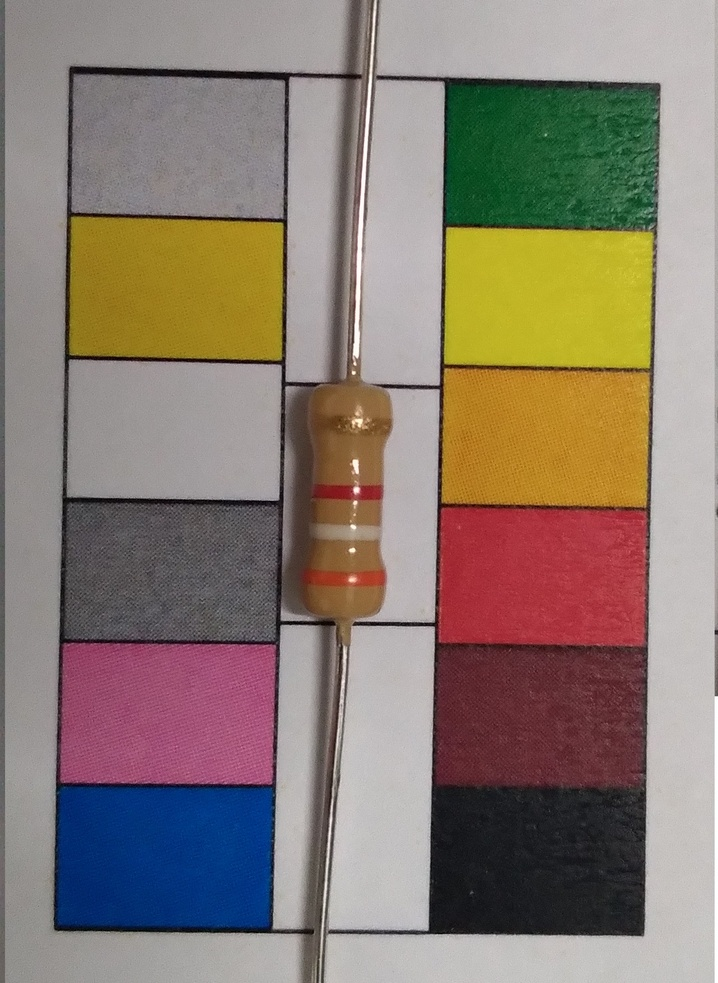
#> input picture tp2.jpg, 718 x 983 px, shrunk from 1280 x 1752 before the run
$ python singalpicture.py
#> lines starting #> are read from the running program, lines starting #| are printed output that depends on the picture; after the words box and inside, x2 and y2 are one past the last pixel; in counts of white or black regions, pixels touching at a corner belong together
# imports
import numpy as np
import cv2
import subprocess
from datetime import datetime
# fucn.s
def normalize8(I):
  mn = I.min()
  mx = I.max()

  mx -= mn

  I = ((I - mn)/mx) * 255
  return np.round(I).astype(np.uint8)

def dateTimeNowStr():
    # datetime object containing current date and time
    now = datetime.now()

    print("now =", now)

    # dd/mm/YY H:M:S
    dt_string = now.strftime("%d_%m_%Y_%H_%M_%S")
    print("date and time =", dt_string)
    return dt_string

# golb
th_dst=0.04
# 讀取圖檔
img = cv2.imread('tp2.jpg')
#> img is the input picture: shape (983, 718, 3); mean B, G, R 112.7, 123.7, 137.4
b,g,r = cv2.split(img)
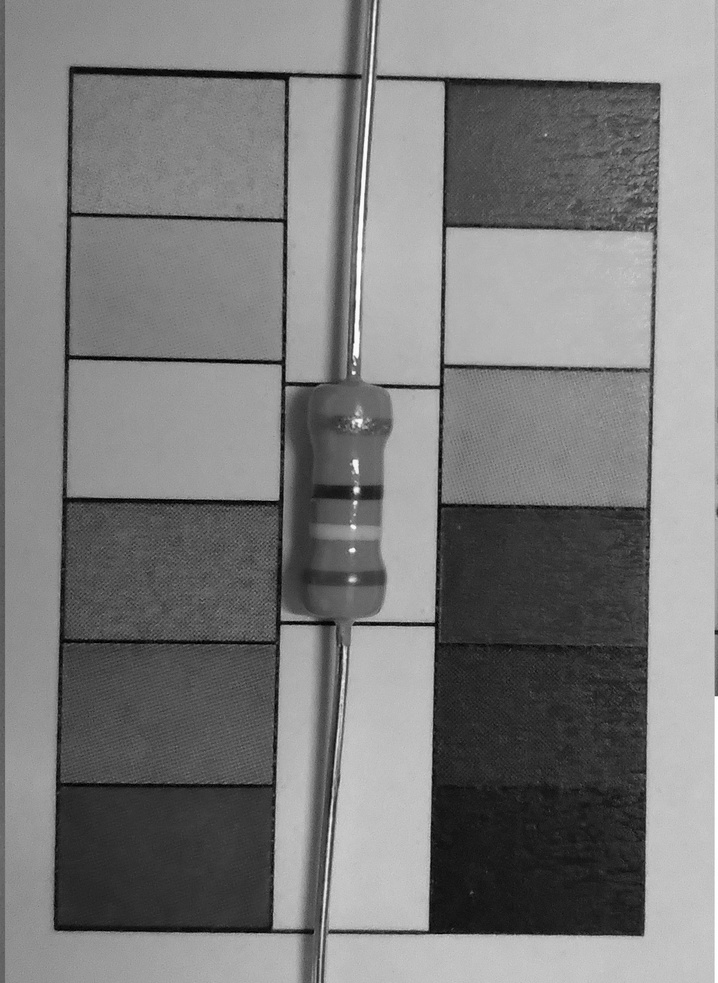
#> g: shape (983, 718); min 0, max 255, mean 123.7
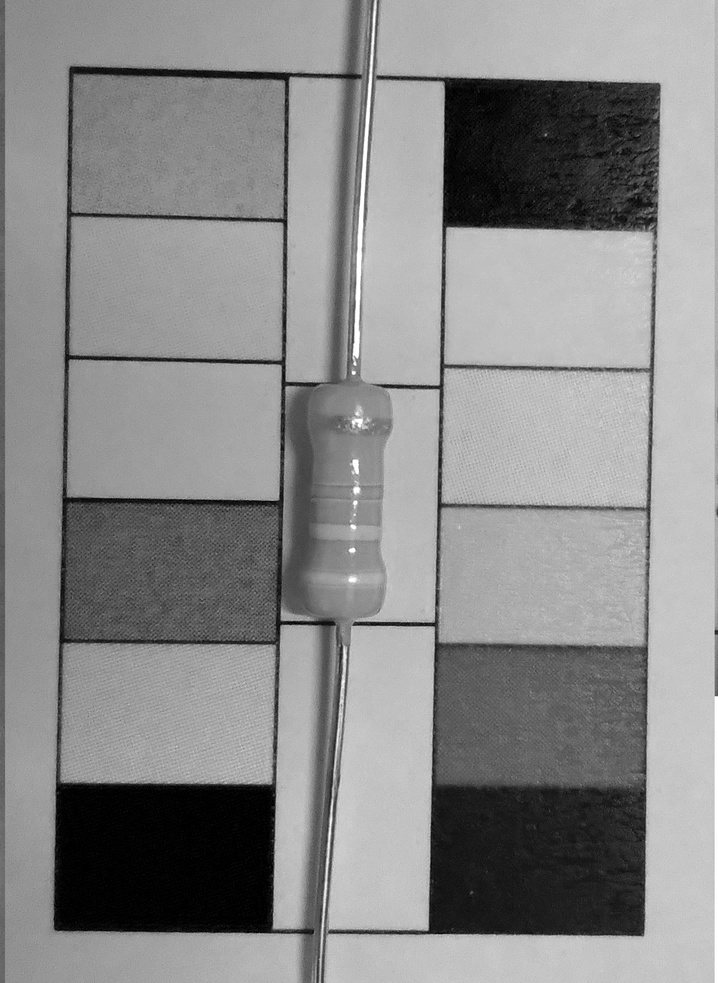
#> r: shape (983, 718); min 0, max 255, mean 137.4
gray = np.float32(b)
dst = cv2.cornerHarris(gray,2,3,0.04)
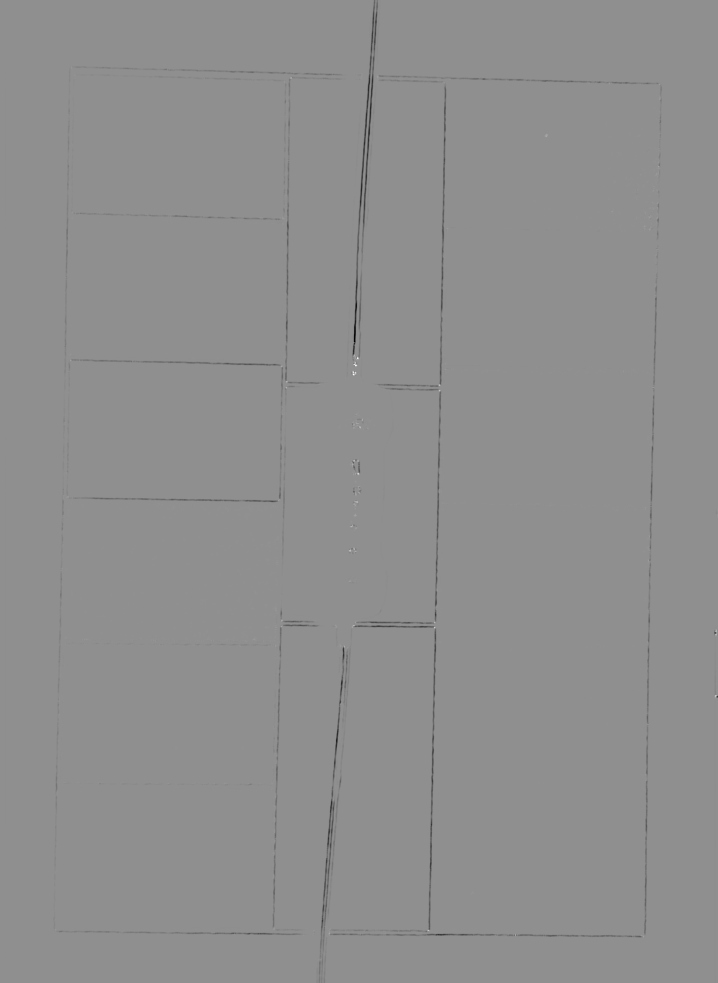
#> dst: shape (983, 718) float32; min -30528102, max 23652404, mean -110604.2; drawn with min black and max white
dst = cv2.dilate(dst,None)
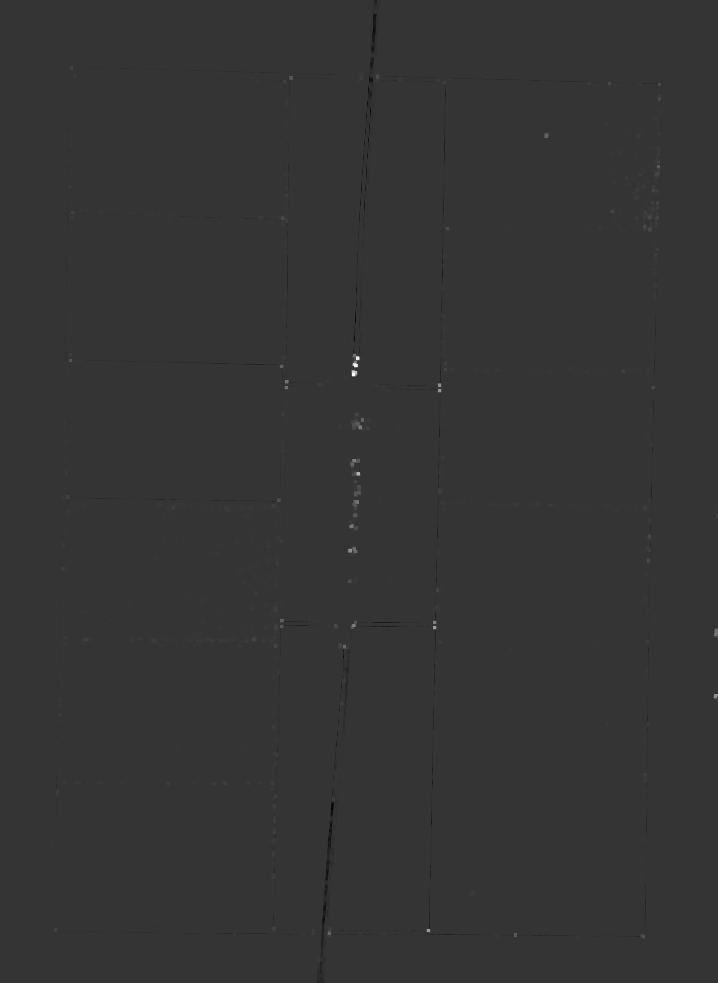
#> dst: shape (983, 718) float32; min -6081169, max 23652404, mean 8573.1; drawn with min black and max white
retB, dstB = cv2.threshold(dst,th_dst*dst.max(),255,0)
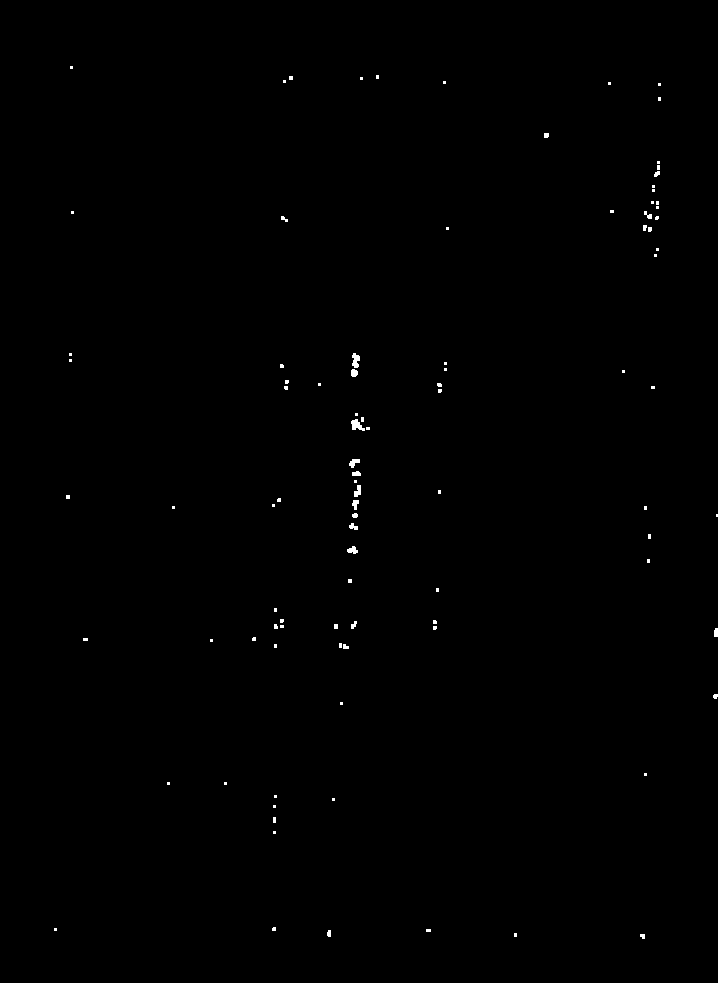
#> dstB: shape (983, 718) float32; 0.24% white; 96 white regions (74 under 20 px), largest, box (x1, y1, x2, y2) and area: (351, 419, 365, 431) 96, (352, 353, 360, 368) 85, (349, 459, 360, 468) 60
#> retB = 946096.2
gray = np.float32(r)
dst = cv2.cornerHarris(gray,2,3,0.04)
dst = cv2.dilate(dst,None)
retR, dstR = cv2.threshold(dst,th_dst*dst.max(),255,0)
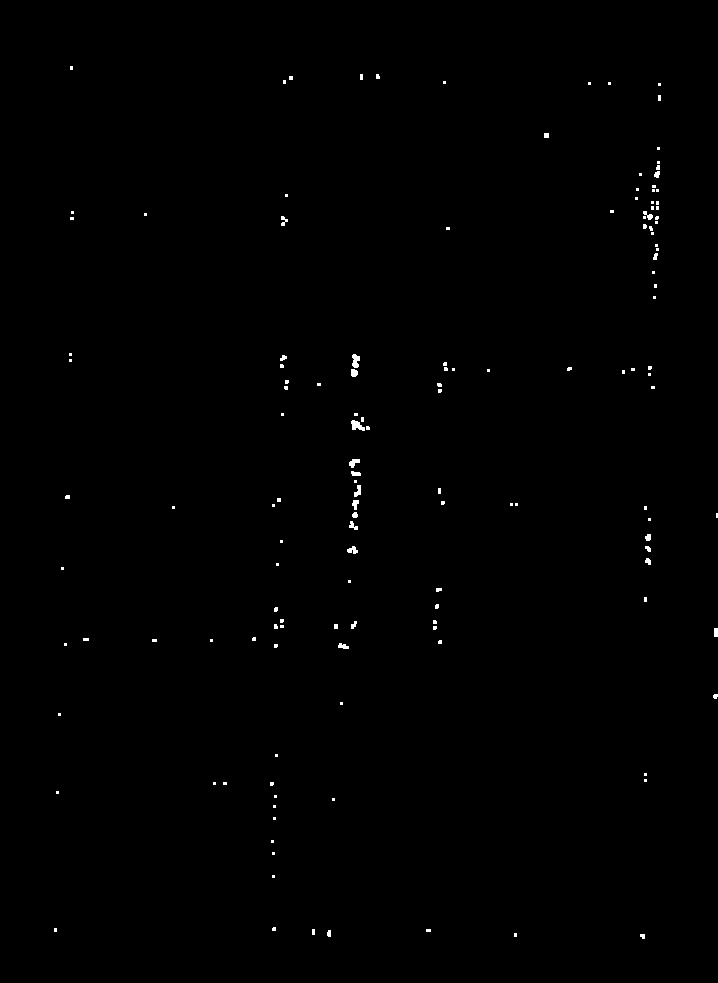
#> dstR: shape (983, 718) float32; 0.34% white; 141 white regions (114 under 20 px), largest, box (x1, y1, x2, y2) and area: (351, 420, 365, 431) 93, (352, 354, 360, 368) 82, (349, 459, 360, 468) 61
#> retR = 734989.5
gray = np.float32(g)
dst = cv2.cornerHarris(gray,2,3,0.04)
dst = cv2.dilate(dst,None)
retG, dstG = cv2.threshold(dst,th_dst*dst.max(),255,0)
#> retG = 1023733.3
var_marged_rgb=cv2.merge([normalize8(dstB),normalize8(dstR),normalize8(dstG)])
#> in normalize8, `mn = I.min()`: mn = 0
#> in normalize8, `mx = I.max()`: mx = 255
cv2.imwrite(dateTimeNowStr()+'.jpg', var_marged_rgb, [cv2.IMWRITE_JPEG_QUALITY, 100])
